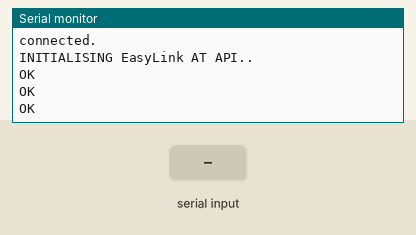
This sketch was run on a simulated ESP32. Shown: the last lines printed to the serial monitor. The test bench sets the inputs (shaded band). WiFi joins after 1.5 s; servers stay silent unless stated; the modem accepts every AT command (registered, SIM ready, sends succeed) and sends nothing else.

Above: at 5.8 s.
5.9 s: "Timeout" received over the second serial link
At 8.6 s:
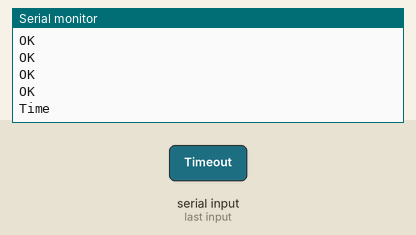
8.9 s: "1" received over the second serial link
At 11.0 s:
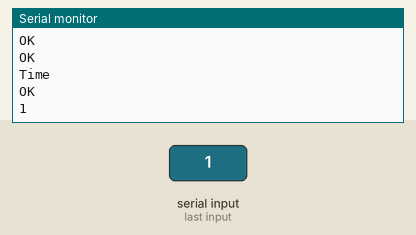

Measured:
- after the input at 5.9 s, the serial monitor: prints a new line after 1.8 s (image 1)
- after the input at 8.9 s, the serial monitor: prints a new line after 1.0 s (image 2)

The sketch:

WiFiUdpSendReceiveStringV2_1.ino
```cpp
/*
  WiFi UDP Send and Receive String

 This sketch wait an UDP packet on localPort using the CC3200 launchpad
 When a packet is received an Acknowledge packet is sent to the client on port remotePort


 created 30 December 2012
 by dlf (Metodo2 srl)

 modified 1 July 2014
 by Noah Luskey

 Version:
  2.0:  NIL
  2.1:  added simpleGuiPort parameter for sending feedback message to client
        added return string cropping(line 133)
 */

#ifndef __CC3200R1M1RGC__
// Do not include SPI for CC3200 LaunchPad
#include <SPI.h>
#endif
#include <WiFi.h>
//#define SHOW_UART1_RX

// your network name also called SSID
char ssid[] = "Sub1Ghz";
char password[] = "Seems12345";

unsigned int localPort = 2390;      // local port to listen on
unsigned int simpleGuiPort = 4550;      // server port to send back to

char packetBuffer[255]; //buffer to hold incoming packet
char  ReplyBuffer[] = "acknowledged";       // a string to send back
//String data = "";
bool bReadUart = false;
bool packetreceiving = false;
WiFiUDP Udp;
String ret;
char  ret_char_array[32] = "";       // a string to send back

void setup() {

  //Initialize serial and wait for port to open:
  Serial.begin(9600);
  Serial1.begin(115200);

  // attempt to connect to Wifi network:
  Serial.print("Attempting to connect to Network named: ");
  // print the network name (SSID);
  Serial.println(ssid);
  // Connect to WPA/WPA2 network. Change this line if using open or WEP network:
  WiFi.begin(ssid, password);
  while ( WiFi.status() != WL_CONNECTED) {
    // print dots while we wait to connect
    Serial.print(".");
    delay(300);
  }

  Serial.println("\nYou're connected to the network");
  Serial.println("Waiting for an ip address");

  while (WiFi.localIP() == INADDR_NONE) {
    // print dots while we wait for an ip addresss
    Serial.print(".");
    delay(300);
  }

  Serial.println("\nIP Address obtained");
  printWifiStatus();

  Serial.println("\nWaiting for a connection from a client...");
  Udp.begin(localPort);
  Serial.println("connected.");

  AT_init(); //sends AT commands to Easylink API for initialising
}

int lastRemoteIP;
int lastRemotePort;
void loop() {

#ifdef SHOW_UART1_RX
  if(Serial1.available() > 0)
  {
    Serial.print("Received: ");
    ret = Serial1.readString();
    Serial.println(ret); //printout for debug on serial monitor

  }
#endif

  // if there's data available, read a packet
  int packetSize = Udp.parsePacket();
  if (packetSize)
  {
    Serial.print("Received packet of size ");
    Serial.println(packetSize);
    Serial.print("From ");
    IPAddress remoteIp = Udp.remoteIP();
    Serial.print(remoteIp);
    Serial.print(", port ");
    Serial.println(Udp.remotePort());

    // read the packet into packetBufffer
    int len = Udp.read(packetBuffer, 255);
    if (len > 0) packetBuffer[len] = 0;
    Serial.println("Contents:");
    Serial.println(packetBuffer);
    Serial1.println(packetBuffer);

    lastRemoteIP = Udp.remoteIP();
    lastRemotePort = Udp.remotePort();

    // send a reply, to the IP address and port that sent us the packet we received
    Serial.println("Sending back to: ");  //Added on 18Dec
    Serial.println(Udp.remoteIP());
    Serial.println(Udp.remotePort());
    Udp.beginPacket(Udp.remoteIP(), simpleGuiPort ); //Udp.remoteIP(), Udp.remotePort()
    Udp.write(ReplyBuffer);
    Udp.endPacket();
  }
  else{
    //If not getting any UDP pacwwkets from application
    //Receive Mode - Ask EasyLink API to check radio
    Serial1.println("AT+RX");
    delay(1000);

    ret = Serial1.readString();
    size_t strtPos = 10;
    size_t endPos = ret.indexOf("OK");
    ret = ret.substring(strtPos, endPos); //trim "AT+RX RX: " and "OK"

    //if ret not timeout, pass ret thru Udp...?
    if(ret.indexOf("Timeout") == -1){
      Serial.println(ret); //printout for debug on serial monitor
      if(lastRemoteIP || lastRemotePort)//is valid
      {
        Serial.println("no timeout, send back to last remote ip, port");
        Serial.print("lastRemoteIP: ");
        Serial.println(lastRemoteIP);
        strcpy(ret_char_array, ret.c_str()); //copy to char array for udp write
        Udp.beginPacket(lastRemoteIP, simpleGuiPort); //lastRemoteIP, lastRemotePort
        Udp.write(ret_char_array);
        Udp.endPacket();
      }
    }

  }
}


void printWifiStatus() {
  // print the SSID of the network you're attached to:
  Serial.print("SSID: ");
  Serial.println(WiFi.SSID());

  // print your WiFi IP address:
  IPAddress ip = WiFi.localIP();
  Serial.print("IP Address: ");
  Serial.println(ip);

  // print the received signal strength:
  long rssi = WiFi.RSSI();
  Serial.print("signal strength (RSSI):");
  Serial.print(rssi);
  Serial.println(" dBm");
}

void AT_init(){
  Serial.println("INITIALISING EasyLink AT API..");
  Serial1.println("AT+I 0001<CR>");
  Serial1.println("ATPRO=4000000<CR>");
}
```
